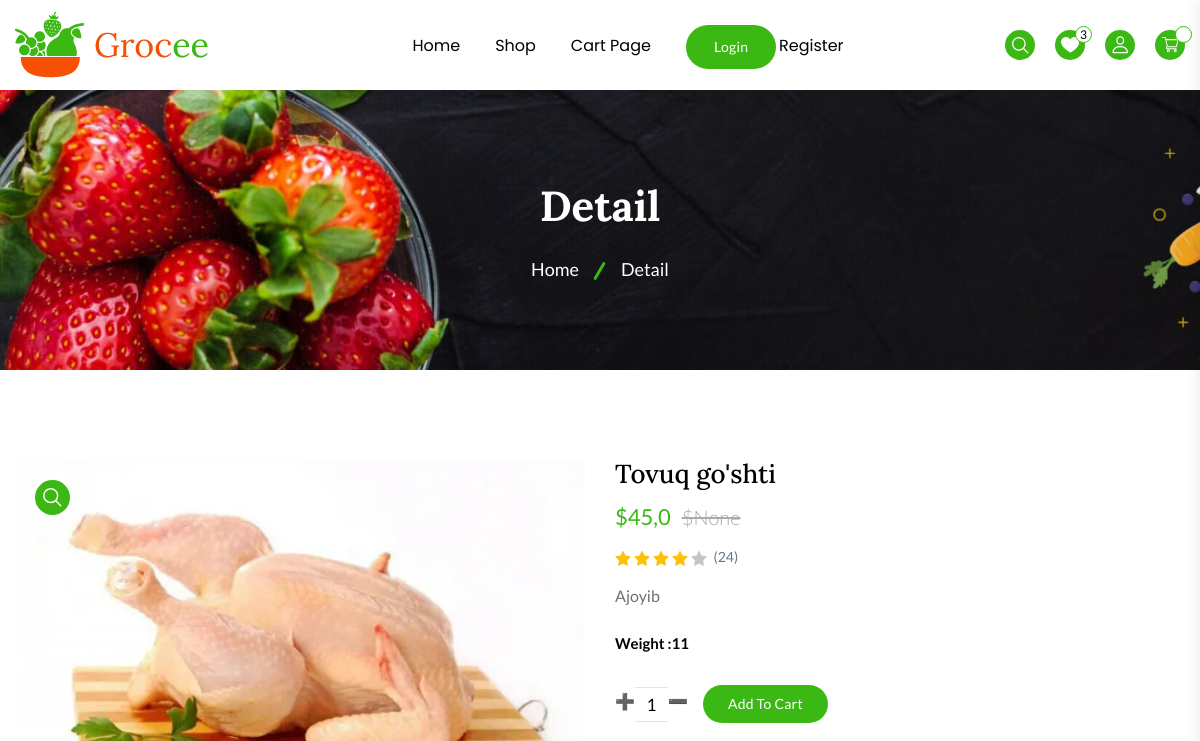
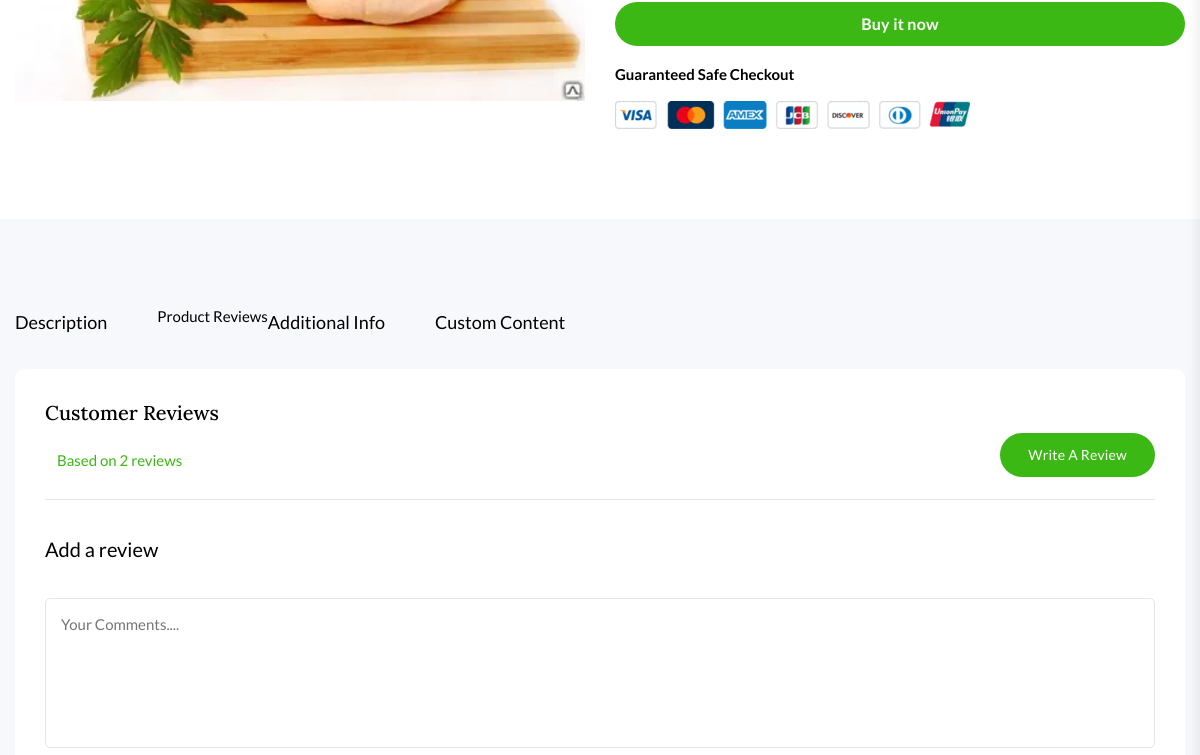
The page /detail/2/ (upper part) on the database as committed earlier (2 pictures, top to bottom).
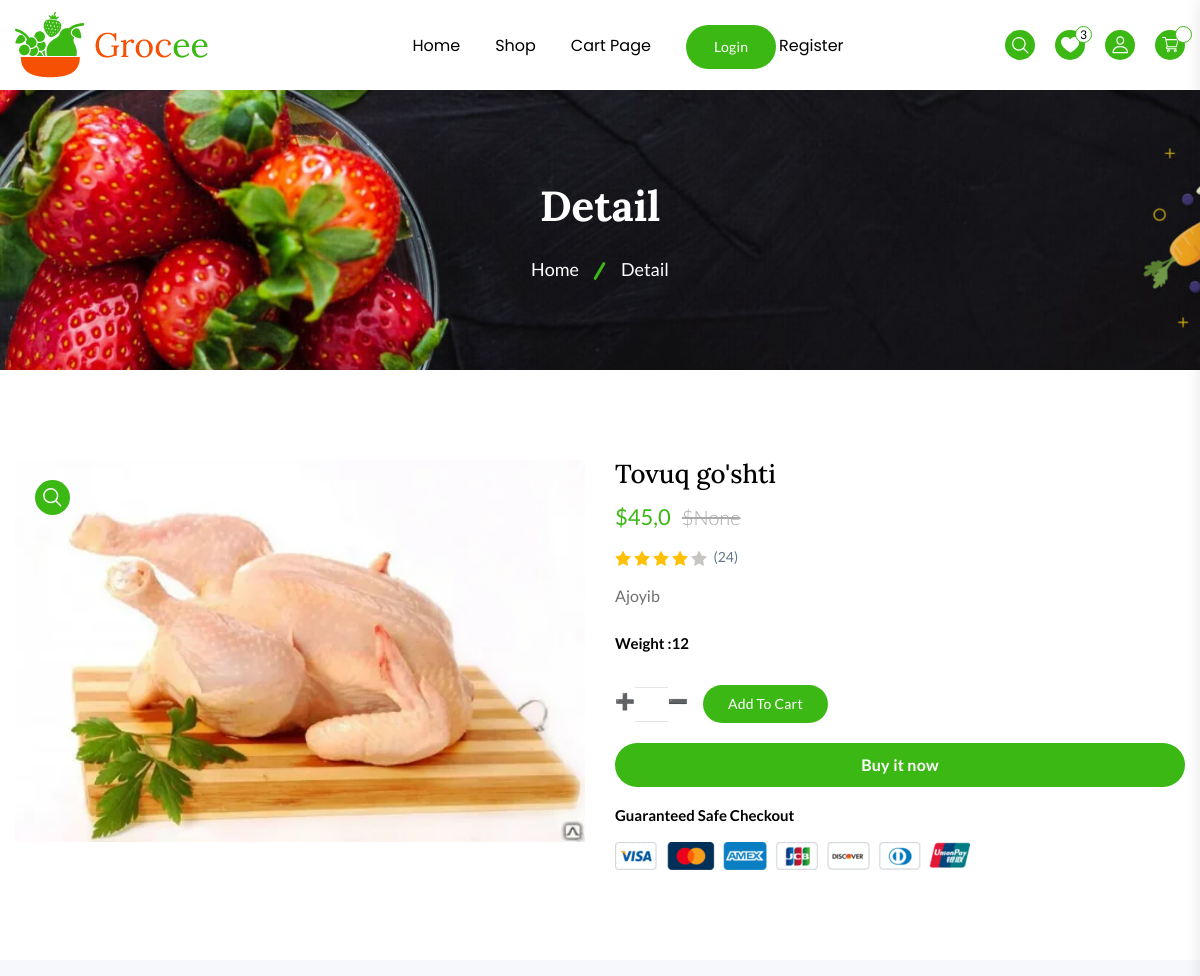
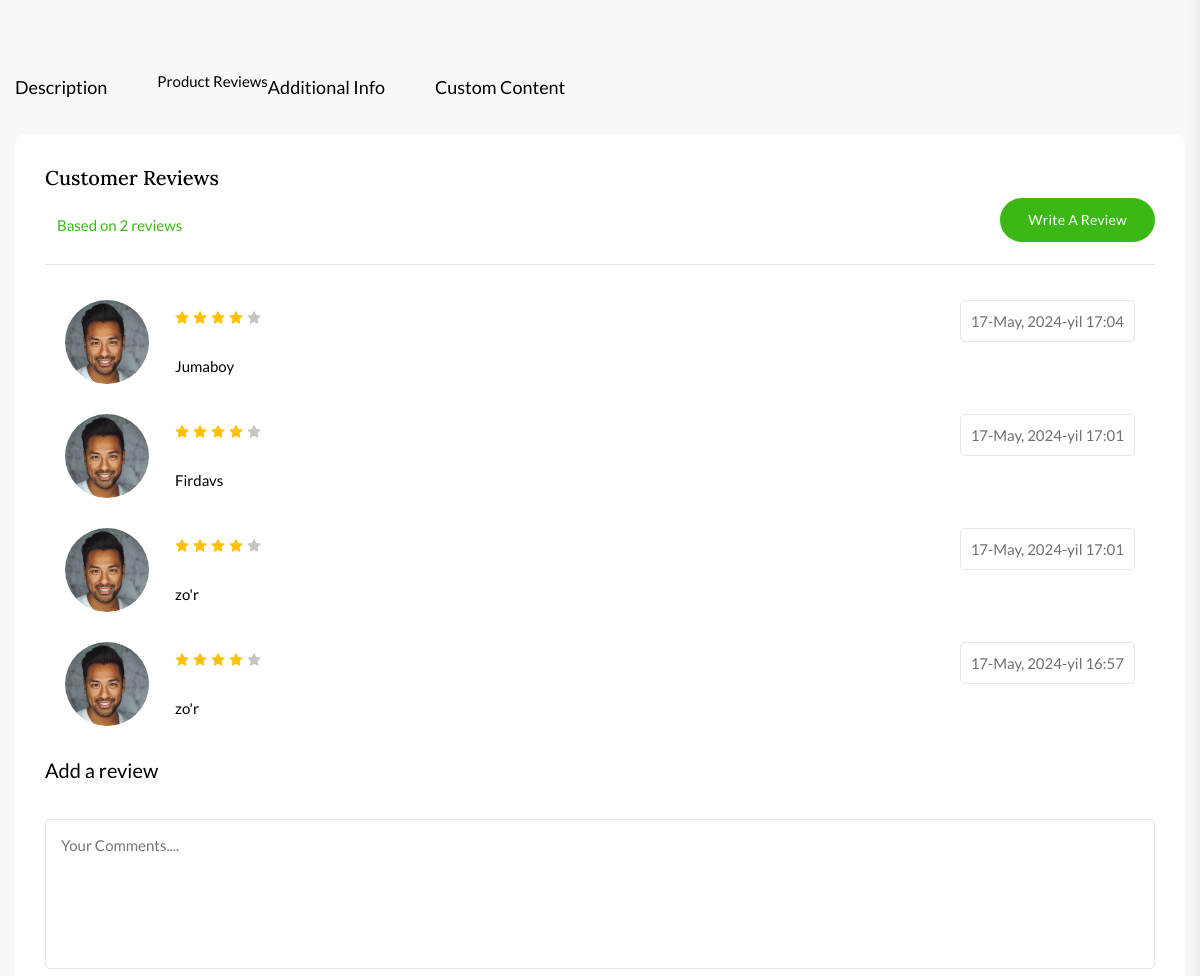
The same page on the database as committed later (2 pictures, top to bottom).
### shop/models.py (models this page shows, shortened)
class Product(models.Model):
    category = models.ForeignKey(Category, on_delete=models.CASCADE, verbose_name="Kategoriya")
    filter_choice = models.CharField(max_length=3, choices=FILTER_CHOICES, null=True)
    name = models.CharField(max_length=255, verbose_name="Nomi")
    description = models.TextField(blank=True, null=True)
    price = models.FloatField()
    discount = models.FloatField(null=True, blank=True)
    quantity = models.IntegerField(default=0)
    image = models.ImageField(upload_to='products/', verbose_name="Rasmi")
    slug = models.SlugField(null=True, blank=True)
    date_added = models.DateTimeField(default=timezone.now)

class OrderProduct(models.Model):
    order = models.ForeignKey(Order, on_delete=models.SET_NULL, null=True)
    product = models.ForeignKey(Product, on_delete=models.SET_NULL, null=True)
    quantity = models.IntegerField(default=0, null=True, blank=True)
    added = models.DateTimeField(auto_now_add=True)

class CustomerMessage(models.Model):
    product = models.ForeignKey(Product, on_delete=models.CASCADE)
    customer = models.ForeignKey(Customer, on_delete=models.SET_NULL, null=True)
    message = models.TextField()
    add_time = models.DateTimeField(auto_now_add=True)

### shop/views.py (the view)
# urls.py: path('detail/<int:id>/', views.product_detail, name='detail'),
def product_detail(request, id):
    categories = models.Category.objects.all()
    product = models.Product.objects.get(id=id)
    products = models.Product.objects.filter(category=product.category)
    messages = models.CustomerMessage.objects.filter(product=product)[::-1]
    context = {
        'categories': categories,
        'product': product,
        'products': products,
        'messages': messages,
        'page_name': "Detail",
    }
    return render(request, 'shop/detail.html', context)

### shop/models.py (called while the page is built)
    def __str__(self):
        return self.name

### templates/shop/detail.html (shortened to what the changed rows need)
{% extends 'base.html' %}
{% load static %}
{% block main %}
<main class="main__content_wrapper">
    {% include 'shop/components/_breadcrumb.html' %}
    <section class="product__details--section section--padding">
        <div class="container">
            <div class="row row-cols-lg-2 row-cols-md-2">
                <div class="col">
                    <div class="product__details--media">
                        <div class="product__media--preview  swiper">
                            <div class="swiper-wrapper">
                                <div class="swiper-slide">
                                    <div class="product__media--preview__items">
                                        <a class="product__media--preview__items--link glightbox" data-gallery="product-media-preview" href="#"><img class="product__media--preview__items--img" src="{{ product.image.url }}" alt="product-media-img"></a>
                                    </div>
                                </div>
                            </div>
                        </div>
                    </div>
                </div>
                <div class="col">
                    <div class="product__details--info">
                        <form action="#">
                            <h2 class="product__details--info__title mb-15">{{product.name}}</h2>
                            <div class="product__details--info__price mb-15">
                                <span class="current__price">${{product.price}}</span>
                                <span class="old__price">${{product.discount}}</span>
                            </div>
                            <div class="product__items--rating d-flex align-items-center mb-15">
                                <ul class="d-flex">
                                </ul>
                                <span class="product__items--rating__count--number">(24)</span>
                            </div>
                            <p class="product__details--info__desc mb-20">{{product.description}}</p>
                            <div class="product__variant">
                                <div class="product__variant--list mb-20">
                                    <fieldset class="variant__input--fieldset">
                                        <legend class="product__variant--title mb-8">Weight :{{product.quantity}}</legend>
                                    </fieldset>
                                </div>
                                <div class="product__variant--list quantity d-flex align-items-center mb-20">
                                    <div class="quantity__box">
                                        <label>
                                            <input type="number" class="quantity__number quickview__value--number" value="{{ product.orderproduct_set.first.quantity }}" data-counter />
                                        </label>
                                    </div>
                                </div>
                                <div class="product__variant--list mb-15">
                                </div>
                            </div>
                            <div class="guarantee__safe--checkout">
                                <h5 class="guarantee__safe--checkout__title">Guaranteed Safe Checkout</h5>
                                <img class="guarantee__safe--checkout__img" src="{% static 'assets/img/other/safe-checkout.png' %}" alt="Payment Image">
                            </div>
                        </form>
                    </div>
                </div>
            </div>
        </div>
    </section>
    <section class="product__details--tab__section section--padding">
        <div class="container">
            <div class="row row-cols-1">
                <div class="col">
                    <div class="product__details--tab__inner border-radius-10">
                        <div class="tab_content">
                            <div id="reviews" class="tab_pane active show">
                                <div class="product__reviews">
                                    <div class="product__reviews--header">
                                        <h2 class="product__reviews--header__title h3 mb-20">Customer Reviews</h2>
                                    </div>
                                    {% for message in messages  %}
                                    <div class="reviews__comment--area">
                                        <div class="reviews__comment--list d-flex">
                                            <div class="reviews__comment--thumb">
                                                <img src="{% static 'assets/img/other/comment-thumb1.png' %}" alt="comment-thumb">
                                            </div>
                                            <div class="reviews__comment--content">
                                                <div class="reviews__comment--top d-flex justify-content-between">
                                                    <div class="reviews__comment--top__left">
                                                        <ul class="reviews__ratting d-flex">
                                                            <li class="reviews__ratting--list">
                                                                <span class="reviews__ratting--icon">
                                                                </span>
                                                            </li>
                                                            <li class="reviews__ratting--list">
                                                                <span class="reviews__ratting--icon">
                                                                </span>
                                                            </li>
                                                            <li class="reviews__ratting--list">
                                                                <span class="reviews__ratting--icon">
                                                                </span>
                                                            </li>
                                                            <li class="reviews__ratting--list">
                                                                <span class="reviews__ratting--icon">
                                                                </span>
                                                            </li>
                                                            <li class="reviews__ratting--list">
                                                                <span class="reviews__ratting--icon">
                                                                </span>
                                                            </li>
                                                        </ul>
                                                    </div>
                                                    <span class="reviews__comment--content__date">{{message.add_time}}</span>
                                                </div>
                                            <p class="reviews__comment--content__desc">{{message.message}}</p>
                                            </div>
                                        </div>
                                    </div>
                                    {% endfor %}
                                    </div>
                                    </div>
                                </div>
                            </div>
                        </div>
                    </div>
                </div>
    </section>
</main>
{% endblock %}

Rows that differ between the two databases and show on the page:
changed Product "Tovuq go'shti": quantity "11" → "12"; orderproduct_set.first.quantity "1" → (not shown)
added CustomerMessage: add_time "17-May, 2024-yil 17:04", message "Jumaboy"
added CustomerMessage: add_time "17-May, 2024-yil 17:01", message "Firdavs"
added CustomerMessage: add_time "17-May, 2024-yil 17:01", message "zo'r"
added CustomerMessage: add_time "17-May, 2024-yil 16:57", message "zo'r"
